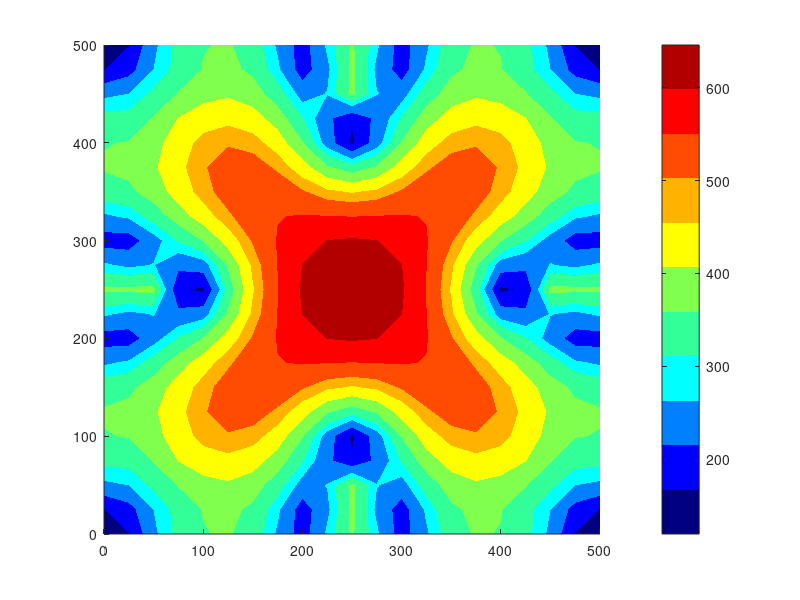

MATLAB code to generate this figure: (Note: this script raises an error after producing the figure.)
% =========================================================================
% Placa base CFT — von Mises CALIDAD FEM (Kirchhoff Q4-BFS)
% Igual al FEM_placa pero con malla finer + 3 figuras von Mises de calidad
% =========================================================================
close all; clc;
mkdir('demo_vm_figs');

t_total = tic;

%% ---------- Datos ----------
a    = 0.5;
b    = 0.5;
t_pl = 0.030;
E    = 200e6;
nu   = 0.3;
P_axial = 1500;
b_col   = 0.30;
A_HSS   = b_col*b_col;
q_HSS   = P_axial / A_HSS;
edge = 0.05;

%% ---------- Mesh (malla FINER 20x20) ----------
n_a = 20;
n_b = 20;
n_e = n_a*n_b;
n_j = (n_a+1)*(n_b+1);
a_1 = a/n_a;
b_1 = b/n_b;
n_dof = 4;
n_k   = n_dof*4;

x_j = zeros(n_j, 1);
y_j = zeros(n_j, 1);
x = 0; y = 0;
for j = 1:n_j
    x_j(j) = x; y_j(j) = y;
    y = y + b_1;
    if y > b + 1e-9, y = 0; x = x + a_1; end
end

e_j = zeros(n_e, 4);
for ia = 1:n_a
    for ib = 1:n_b
        e = ib + n_b*(ia-1);
        j_corner = e + ia - 1;
        e_j(e, 1) = j_corner;
        e_j(e, 2) = j_corner + n_b + 1;
        e_j(e, 3) = j_corner + n_b + 2;
        e_j(e, 4) = j_corner + 1;
    end
end

%% ---------- Pernos perimetrales (8) ----------
xp = [edge, a/2, a-edge, edge, a-edge, edge, a/2, a-edge];
yp = [edge, edge, edge, b/2, b/2, b-edge, b-edge, b-edge];
nPernos = numel(xp);
nodo_perno = zeros(nPernos, 1);
for k = 1:nPernos
    d2 = (x_j - xp(k)).^2 + (y_j - yp(k)).^2;
    [~, idx] = min(d2);
    nodo_perno(k) = idx;
end

%% ---------- D + cuadratura ----------
D = E*t_pl^3/(12*(1-nu^2)) * [1, nu, 0; nu, 1, 0; 0, 0, (1-nu)/2];
gp = [0.0694318442029737, 0.3300094782075719, 0.6699905217924281, 0.9305681557970263];
gw = [0.1739274225687269, 0.3260725774312731, 0.3260725774312731, 0.1739274225687269];

%% ---------- K_e + F_e ----------
K_e = zeros(n_k, n_k);
F_e_unit = zeros(n_k, 1);
for ig = 1:4
    for jg = 1:4
        xi = gp(ig); eta = gp(jg); wgt = gw(ig)*gw(jg);
        P1a = 1 - xi^2*(3-2*xi);   P2a = xi*a_1*(1-xi*(2-xi));
        P3a = xi^2*(3-2*xi);       P4a = xi^2*a_1*(xi-1);
        Pdd1a = -(6/a_1^2)*(1-2*xi);  Pdd2a = -(2/a_1)*(2-3*xi);
        Pdd3a =  (6/a_1^2)*(1-2*xi);  Pdd4a = -(2/a_1)*(1-3*xi);
        Pd1a = -6*(xi/a_1)*(1-xi);    Pd2a = 1 - xi*(4-3*xi);
        Pd3a =  6*(xi/a_1)*(1-xi);    Pd4a = -xi*(2-3*xi);
        P1b = 1 - eta^2*(3-2*eta);  P2b = eta*b_1*(1-eta*(2-eta));
        P3b = eta^2*(3-2*eta);      P4b = eta^2*b_1*(eta-1);
        Pdd1b = -(6/b_1^2)*(1-2*eta); Pdd2b = -(2/b_1)*(2-3*eta);
        Pdd3b =  (6/b_1^2)*(1-2*eta); Pdd4b = -(2/b_1)*(1-3*eta);
        Pd1b = -6*(eta/b_1)*(1-eta);  Pd2b = 1 - eta*(4-3*eta);
        Pd3b =  6*(eta/b_1)*(1-eta);  Pd4b = -eta*(2-3*eta);
        B1 = [Pdd1a*P1b, Pdd2a*P1b, Pdd1a*P2b, Pdd2a*P2b, Pdd3a*P1b, Pdd4a*P1b, Pdd3a*P2b, Pdd4a*P2b, Pdd3a*P3b, Pdd4a*P3b, Pdd3a*P4b, Pdd4a*P4b, Pdd1a*P3b, Pdd2a*P3b, Pdd1a*P4b, Pdd2a*P4b];
        B2 = [P1a*Pdd1b, P2a*Pdd1b, P1a*Pdd2b, P2a*Pdd2b, P3a*Pdd1b, P4a*Pdd1b, P3a*Pdd2b, P4a*Pdd2b, P3a*Pdd3b, P4a*Pdd3b, P3a*Pdd4b, P4a*Pdd4b, P1a*Pdd3b, P2a*Pdd3b, P1a*Pdd4b, P2a*Pdd4b];
        B3 = 2*[Pd1a*Pd1b, Pd2a*Pd1b, Pd1a*Pd2b, Pd2a*Pd2b, Pd3a*Pd1b, Pd4a*Pd1b, Pd3a*Pd2b, Pd4a*Pd2b, Pd3a*Pd3b, Pd4a*Pd3b, Pd3a*Pd4b, Pd4a*Pd4b, Pd1a*Pd3b, Pd2a*Pd3b, Pd1a*Pd4b, Pd2a*Pd4b];
        B = [B1; B2; B3];
        K_e = K_e + (B')*D*B * a_1*b_1*wgt;
        N = [P1a*P1b, P2a*P1b, P1a*P2b, P2a*P2b, P3a*P1b, P4a*P1b, P3a*P2b, P4a*P2b, P3a*P3b, P4a*P3b, P3a*P4b, P4a*P4b, P1a*P3b, P2a*P3b, P1a*P4b, P2a*P4b];
        F_e_unit = F_e_unit + (N')*a_1*b_1*wgt;
    end
end

%% Mascara HSS
HSS_x0 = (a - b_col)/2;  HSS_y0 = (b - b_col)/2;
HSS_x1 = HSS_x0 + b_col; HSS_y1 = HSS_y0 + b_col;
elem_bajo_HSS = false(n_e, 1);
for e = 1:n_e
    xc_e = mean(x_j(e_j(e,:)));
    yc_e = mean(y_j(e_j(e,:)));
    elem_bajo_HSS(e) = (xc_e > HSS_x0) && (xc_e < HSS_x1) && ...
                       (yc_e > HSS_y0) && (yc_e < HSS_y1);
end

%% Ensamblaje
n_g = n_dof*n_j;
K = zeros(n_g, n_g);
F = zeros(n_g, 1);
for e = 1:n_e
    q_e = q_HSS * double(elem_bajo_HSS(e));
    F_e = q_e * F_e_unit;
    gdl_e = zeros(n_k, 1);
    for i = 1:4
        gi = e_j(e, i);
        for ii = 1:n_dof
            gdl_e(n_dof*(i-1)+ii) = n_dof*(gi-1) + ii;
        end
    end
    K(gdl_e, gdl_e) = K(gdl_e, gdl_e) + K_e;
    F(gdl_e)        = F(gdl_e) + F_e;
end

% BC pernos
k_pen = 1e20;
for k = 1:nPernos
    g = n_dof*(nodo_perno(k)-1) + 1;
    K(g, g) = K(g, g) + k_pen;
end

%% Solve
t_solve = tic;
Z = K \ F;
t_solve_val = toc(t_solve);
fprintf('Solve K (%dx%d): %.3f s\n', n_g, n_g, t_solve_val);

w_nodo = Z(1:n_dof:end);
W_mat = zeros(n_b+1, n_a+1);
X_grid = zeros(n_b+1, n_a+1);
Y_grid = zeros(n_b+1, n_a+1);
for i = 1:n_a+1
    for j = 1:n_b+1
        node = (i-1)*(n_b+1) + j;
        X_grid(j, i) = x_j(node);
        Y_grid(j, i) = y_j(node);
        W_mat(j, i)  = w_nodo(node) * 1000;
    end
end

%% Momentos en nodos (promediados desde centro de elementos)
M_x_n = zeros(n_j, 1);
M_y_n = zeros(n_j, 1);
M_xy_n = zeros(n_j, 1);
cnt = zeros(n_j, 1);
for e = 1:n_e
    Z_e = zeros(16, 1);
    for i = 1:4
        gi = e_j(e, i);
        for ii = 1:4
            Z_e(4*(i-1)+ii) = Z(4*(gi-1)+ii);
        end
    end
    xi = 0.5; eta = 0.5;
    P1a = 1 - xi^2*(3-2*xi);  P2a = xi*a_1*(1-xi*(2-xi));
    P3a = xi^2*(3-2*xi);      P4a = xi^2*a_1*(xi-1);
    Pdd1a = -(6/a_1^2)*(1-2*xi); Pdd2a = -(2/a_1)*(2-3*xi);
    Pdd3a =  (6/a_1^2)*(1-2*xi); Pdd4a = -(2/a_1)*(1-3*xi);
    Pd1a = -6*(xi/a_1)*(1-xi);   Pd2a = 1 - xi*(4-3*xi);
    Pd3a =  6*(xi/a_1)*(1-xi);   Pd4a = -xi*(2-3*xi);
    P1b = 1 - eta^2*(3-2*eta); P2b = eta*b_1*(1-eta*(2-eta));
    P3b = eta^2*(3-2*eta);     P4b = eta^2*b_1*(eta-1);
    Pdd1b = -(6/b_1^2)*(1-2*eta); Pdd2b = -(2/b_1)*(2-3*eta);
    Pdd3b =  (6/b_1^2)*(1-2*eta); Pdd4b = -(2/b_1)*(1-3*eta);
    Pd1b = -6*(eta/b_1)*(1-eta); Pd2b = 1 - eta*(4-3*eta);
    Pd3b =  6*(eta/b_1)*(1-eta); Pd4b = -eta*(2-3*eta);
    B1 = [Pdd1a*P1b, Pdd2a*P1b, Pdd1a*P2b, Pdd2a*P2b, Pdd3a*P1b, Pdd4a*P1b, Pdd3a*P2b, Pdd4a*P2b, Pdd3a*P3b, Pdd4a*P3b, Pdd3a*P4b, Pdd4a*P4b, Pdd1a*P3b, Pdd2a*P3b, Pdd1a*P4b, Pdd2a*P4b];
    B2 = [P1a*Pdd1b, P2a*Pdd1b, P1a*Pdd2b, P2a*Pdd2b, P3a*Pdd1b, P4a*Pdd1b, P3a*Pdd2b, P4a*Pdd2b, P3a*Pdd3b, P4a*Pdd3b, P3a*Pdd4b, P4a*Pdd4b, P1a*Pdd3b, P2a*Pdd3b, P1a*Pdd4b, P2a*Pdd4b];
    B3 = 2*[Pd1a*Pd1b, Pd2a*Pd1b, Pd1a*Pd2b, Pd2a*Pd2b, Pd3a*Pd1b, Pd4a*Pd1b, Pd3a*Pd2b, Pd4a*Pd2b, Pd3a*Pd3b, Pd4a*Pd3b, Pd3a*Pd4b, Pd4a*Pd4b, Pd1a*Pd3b, Pd2a*Pd3b, Pd1a*Pd4b, Pd2a*Pd4b];
    B_c = [B1; B2; B3];
    M_e = -D*B_c*Z_e;
    for i = 1:4
        gi = e_j(e, i);
        M_x_n(gi)  = M_x_n(gi)  + M_e(1);
        M_y_n(gi)  = M_y_n(gi)  + M_e(2);
        M_xy_n(gi) = M_xy_n(gi) + M_e(3);
        cnt(gi) = cnt(gi) + 1;
    end
end
for j = 1:n_j
    if cnt(j) > 0
        M_x_n(j) = M_x_n(j)/cnt(j);
        M_y_n(j) = M_y_n(j)/cnt(j);
        M_xy_n(j) = M_xy_n(j)/cnt(j);
    end
end

%% ========================================================================
%  CÁLCULO σ_vm REAL en la fibra extrema (z = -t/2)
%  Para Kirchhoff: σ_xx = -6 Mx / t², σ_yy = -6 My / t², τ_xy = -6 Mxy / t²
%  σ_vm = √(σ_xx² - σ_xx σ_yy + σ_yy² + 3 τ_xy²)
%% ========================================================================
sigma_xx = zeros(n_j, 1);
sigma_yy = zeros(n_j, 1);
tau_xy   = zeros(n_j, 1);
for j = 1:n_j
    sigma_xx(j) = -6 * M_x_n(j)  / t_pl^2;   % kN/m²
    sigma_yy(j) = -6 * M_y_n(j)  / t_pl^2;
    tau_xy(j)   = -6 * M_xy_n(j) / t_pl^2;
end
% Convertir a MPa: 1 kN/m² = 0.001 MPa
sigma_xx_MPa = sigma_xx / 1000;
sigma_yy_MPa = sigma_yy / 1000;
tau_xy_MPa   = tau_xy   / 1000;
% von Mises (plane stress)
sigma_vm = sqrt(sigma_xx_MPa.^2 - sigma_xx_MPa.*sigma_yy_MPa + sigma_yy_MPa.^2 ...
                + 3*tau_xy_MPa.^2);

% Reshape a matriz para contour
VM_mat = zeros(n_b+1, n_a+1);
SXX_mat = zeros(n_b+1, n_a+1);
SYY_mat = zeros(n_b+1, n_a+1);
TXY_mat = zeros(n_b+1, n_a+1);
for i = 1:n_a+1
    for j = 1:n_b+1
        node = (i-1)*(n_b+1) + j;
        VM_mat(j,i)  = sigma_vm(node);
        SXX_mat(j,i) = sigma_xx_MPa(node);
        SYY_mat(j,i) = sigma_yy_MPa(node);
        TXY_mat(j,i) = tau_xy_MPa(node);
    end
end

%% Colormap SAP2000 — calidad ingeniería
sap2000 = [0,0,0.5;       % azul oscuro
           0,0,1;         % azul
           0,0.5,1;       % azul claro
           0,1,1;         % cyan
           0.2,1,0.6;     % verde-cyan
           0.5,1,0.3;     % verde claro
           1,1,0;         % amarillo
           1,0.7,0;       % naranja
           1,0.3,0;       % rojo-naranja
           1,0,0;         % rojo
           0.7,0,0];      % rojo oscuro

%% =========================================================================
%  FIG 1: σ_vm contour LLENADO (calidad SAP2000)
%% =========================================================================
figure('Position',[80 80 1100 850]); hold on;
colormap(sap2000);
contourf(X_grid*1000, Y_grid*1000, VM_mat, 30, 'LineColor','none');
cb = colorbar; cb.Label.String = '\sigma_{vm}  [MPa]';
cb.FontSize = 12;
% Isolíneas etiquetadas cada 10 MPa
sigma_max = max(max(VM_mat));
levels_iso = 10:10:floor(sigma_max/10)*10;
if numel(levels_iso) >= 2
    [C, h] = contour(X_grid*1000, Y_grid*1000, VM_mat, levels_iso, ...
                     'LineColor','k', 'LineWidth',0.6);
    clabel(C, h, 'FontSize',8, 'Color','k', 'LabelSpacing',300);
end
% Huella HSS
plot([HSS_x0 HSS_x1 HSS_x1 HSS_x0 HSS_x0]*1000, ...
     [HSS_y0 HSS_y0 HSS_y1 HSS_y1 HSS_y0]*1000, ...
     'k--', 'LineWidth',2);
text(a/2*1000, (HSS_y0 + 0.02)*1000, 'huella HSS', ...
     'HorizontalAlignment','center', 'FontSize',10, ...
     'FontWeight','bold', 'Color',[.3 .3 .3]);
% Pernos numerados
for k = 1:nPernos
    plot(xp(k)*1000, yp(k)*1000, 'ko', 'MarkerSize',13, ...
         'MarkerFaceColor',[1 1 1], 'LineWidth',1.5);
    text(xp(k)*1000, yp(k)*1000, sprintf('B%d', k), ...
         'HorizontalAlignment','center', 'FontSize',8, ...
         'FontWeight','bold', 'Color','k');
end
title(sprintf('\\sigma_{vm}  fibra extrema (z = -t/2)  —  %d×%d Q4-BFS  —  max = %.1f MPa', ...
              n_a, n_b, sigma_max), 'FontSize',12);
xlabel('x  [mm]'); ylabel('y  [mm]'); axis equal tight;
grid on; box on; set(gca,'Layer','top','FontSize',11);
saveas(gcf, 'demo_vm_figs/01_vm_contour.png');

%% =========================================================================
%  FIG 2: σ_vm 3D SURFACE (con colormap SAP2000)
%% =========================================================================
figure('Position',[80 80 1100 850]);
colormap(sap2000);
surf(X_grid*1000, Y_grid*1000, VM_mat, ...
     'EdgeColor',[.2 .2 .2], 'LineWidth',0.3);
shading interp;
cb = colorbar; cb.Label.String = '\sigma_{vm}  [MPa]'; cb.FontSize = 12;
title('\sigma_{vm}  superficie 3D — Kirchhoff Q4-BFS', 'FontSize',12);
xlabel('x  [mm]'); ylabel('y  [mm]'); zlabel('\sigma_{vm}  [MPa]');
view(35, 30); grid on;
saveas(gcf, 'demo_vm_figs/02_vm_surf3D.png');

%% =========================================================================
%  FIG 3: Componentes σ_xx, σ_yy, τ_xy en 2×2 subplot
%% =========================================================================
figure('Position',[60 60 1300 1000]);
colormap(sap2000);

subplot(2,2,1);
contourf(X_grid*1000, Y_grid*1000, SXX_mat, 25, 'LineColor','none');
hold on;
plot([HSS_x0 HSS_x1 HSS_x1 HSS_x0 HSS_x0]*1000, ...
     [HSS_y0 HSS_y0 HSS_y1 HSS_y1 HSS_y0]*1000, 'k--', 'LineWidth',1.5);
for k = 1:nPernos, plot(xp(k)*1000, yp(k)*1000, 'ko', 'MarkerSize',7, 'MarkerFaceColor','w'); end
cb = colorbar; cb.Label.String = '\sigma_{xx}  [MPa]';
title(sprintf('\\sigma_{xx}  (max = %.1f MPa)', max(max(abs(SXX_mat)))), 'FontSize',11);
xlabel('x [mm]'); ylabel('y [mm]'); axis equal tight; grid on;

subplot(2,2,2);
contourf(X_grid*1000, Y_grid*1000, SYY_mat, 25, 'LineColor','none');
hold on;
plot([HSS_x0 HSS_x1 HSS_x1 HSS_x0 HSS_x0]*1000, ...
     [HSS_y0 HSS_y0 HSS_y1 HSS_y1 HSS_y0]*1000, 'k--', 'LineWidth',1.5);
for k = 1:nPernos, plot(xp(k)*1000, yp(k)*1000, 'ko', 'MarkerSize',7, 'MarkerFaceColor','w'); end
cb = colorbar; cb.Label.String = '\sigma_{yy}  [MPa]';
title(sprintf('\\sigma_{yy}  (max = %.1f MPa)', max(max(abs(SYY_mat)))), 'FontSize',11);
xlabel('x [mm]'); ylabel('y [mm]'); axis equal tight; grid on;

subplot(2,2,3);
contourf(X_grid*1000, Y_grid*1000, TXY_mat, 25, 'LineColor','none');
hold on;
plot([HSS_x0 HSS_x1 HSS_x1 HSS_x0 HSS_x0]*1000, ...
     [HSS_y0 HSS_y0 HSS_y1 HSS_y1 HSS_y0]*1000, 'k--', 'LineWidth',1.5);
for k = 1:nPernos, plot(xp(k)*1000, yp(k)*1000, 'ko', 'MarkerSize',7, 'MarkerFaceColor','w'); end
cb = colorbar; cb.Label.String = '\tau_{xy}  [MPa]';
title(sprintf('\\tau_{xy}  (max = %.1f MPa)', max(max(abs(TXY_mat)))), 'FontSize',11);
xlabel('x [mm]'); ylabel('y [mm]'); axis equal tight; grid on;

subplot(2,2,4);
contourf(X_grid*1000, Y_grid*1000, VM_mat, 25, 'LineColor','none');
hold on;
plot([HSS_x0 HSS_x1 HSS_x1 HSS_x0 HSS_x0]*1000, ...
     [HSS_y0 HSS_y0 HSS_y1 HSS_y1 HSS_y0]*1000, 'k--', 'LineWidth',1.5);
for k = 1:nPernos, plot(xp(k)*1000, yp(k)*1000, 'ko', 'MarkerSize',7, 'MarkerFaceColor','w'); end
cb = colorbar; cb.Label.String = '\sigma_{vm}  [MPa]';
title(sprintf('\\sigma_{vm}  (max = %.1f MPa)', sigma_max), 'FontSize',11);
xlabel('x [mm]'); ylabel('y [mm]'); axis equal tight; grid on;

saveas(gcf, 'demo_vm_figs/03_componentes.png');

%% =========================================================================
%  Reporte
%% =========================================================================
fprintf('\n══════════════════════════════════════════════════════════\n');
fprintf('  RESULTADOS σ_vm — FEM Kirchhoff Q4-BFS\n');
fprintf('══════════════════════════════════════════════════════════\n');
fprintf('  Placa            : %.0f × %.0f × %.1f mm\n', a*1000, b*1000, t_pl*1000);
fprintf('  Malla            : %d × %d Q4 (%d nodos, %d GDL)\n', n_a, n_b, n_j, n_g);
fprintf('  Pernos           : %d apoyos puntuales\n', nPernos);
fprintf('  Carga            : %.0f kN sobre %.0f × %.0f mm (q = %.0f kN/m²)\n', P_axial, b_col*1000, b_col*1000, q_HSS);
fprintf('  ──────────────────────────────────────────────────────────\n');
fprintf('  w_min            : %+.3f mm\n', min(min(W_mat)));
fprintf('  w_max            : %+.3f mm\n', max(max(W_mat)));
fprintf('  |σ_xx|_max       : %.2f MPa\n', max(max(abs(SXX_mat))));
fprintf('  |σ_yy|_max       : %.2f MPa\n', max(max(abs(SYY_mat))));
fprintf('  |τ_xy|_max       : %.2f MPa\n', max(max(abs(TXY_mat))));
fprintf('  σ_vm_max         : %.2f MPa\n', sigma_max);
fprintf('  Acero S355 fy    : 355 MPa   → ratio σ_vm/fy = %.2f\n', sigma_max/355);
fprintf('  ──────────────────────────────────────────────────────────\n');
fprintf('  Tiempo solve     : %.3f s\n', t_solve_val);
fprintf('  Tiempo total     : %.2f s\n', toc(t_total));
fprintf('══════════════════════════════════════════════════════════\n\n');

disp('Done');
exit;
